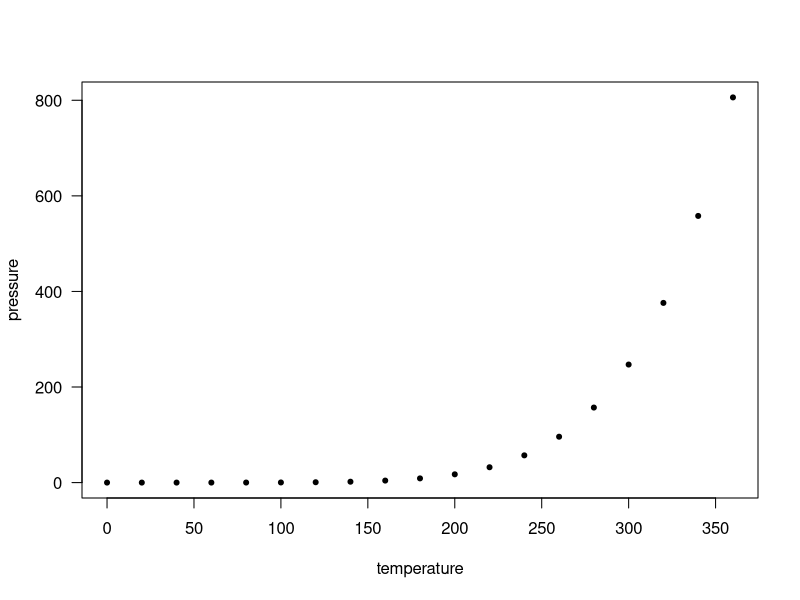
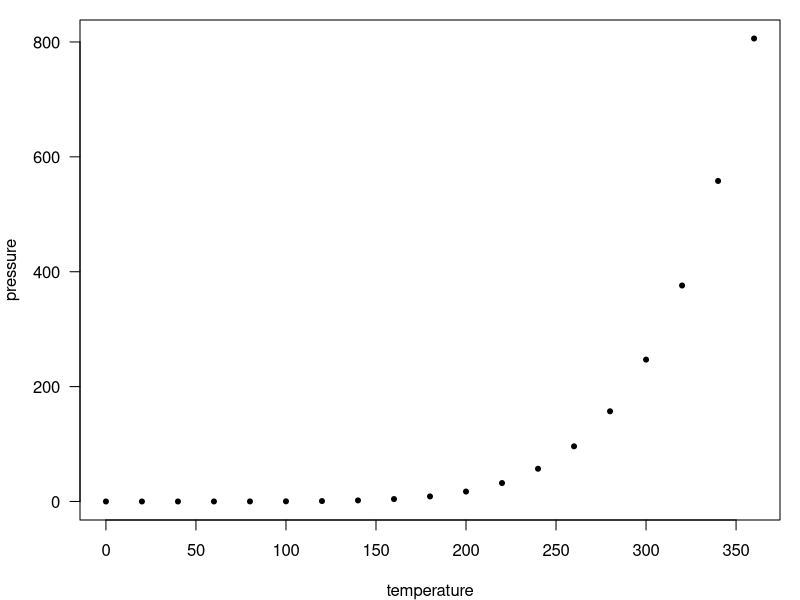

The R source for these figures, in order:
## ---- chunk 1
# EXAMPLE OF AN R CHUNK
# ```{r} to start it
# ``` to end it

# Default (global) Chunk output settings:
knitr::opts_chunk$set(echo = FALSE)

# Recommend installing knitr library:
# library(knitr)
## Here are some other preferences for (global) chunk outputs:
# opts_chunk$set(echo = FALSE, tidy=FALSE, comment='')
## ---- chunk 2
summary(cars)

x=4
y=5
x+y
## ---- chunk 3
knitr::kable(mtcars[1:5,1:7], caption='A Knitr Table')
## ---- chunk 4
plot(pressure,las=1,pch=20)
## ---- chunk 5
## Play around with fig.width and fig.height

par(mar=c(4,4,1,1))
plot(pressure,las=1,pch=20)
## ---- chunk 6
names(knitr::knit_engines$get())
